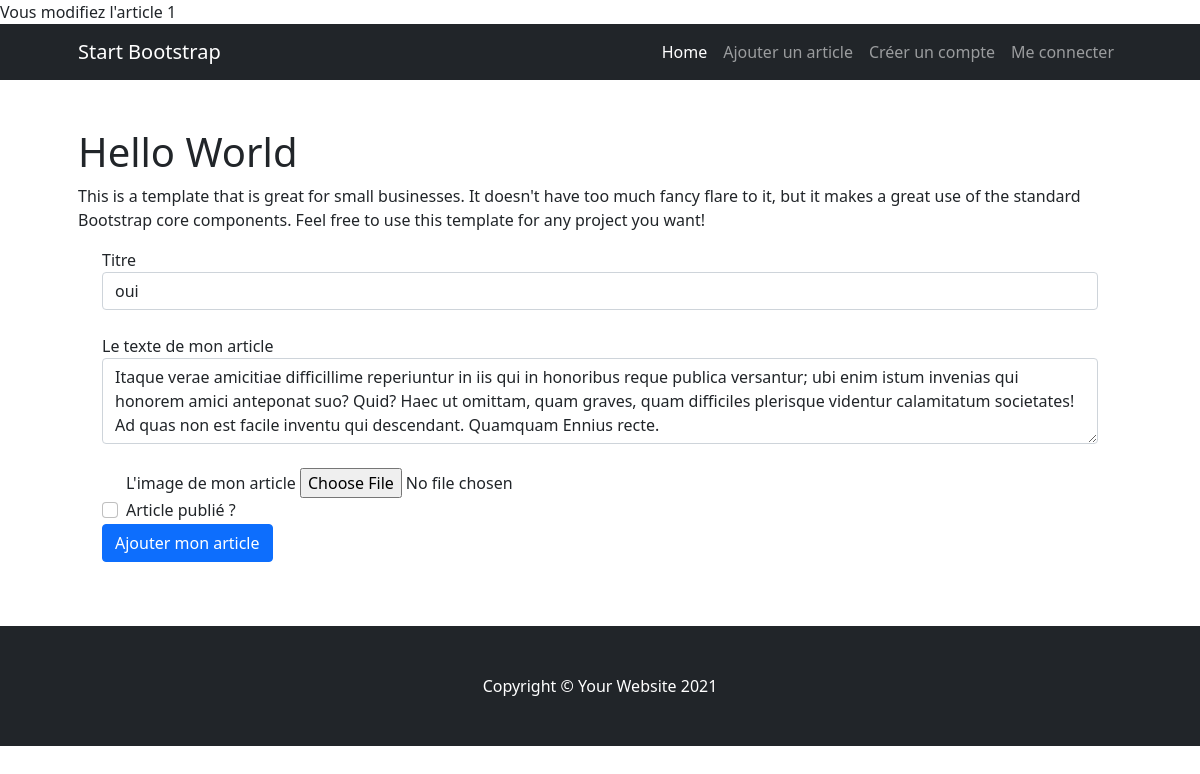
The page /article2.php?id=1 on the database its author committed.
### tables this page shows
CREATE TABLE IF NOT EXISTS `articles` (
  `id` int(11) NOT NULL AUTO_INCREMENT,
  `titre` varchar(255) NOT NULL,
  `texte` text NOT NULL,
  `date` date NOT NULL,
  `publie` tinyint(1) NOT NULL,
  PRIMARY KEY (`id`)
);

### classes/articlesManager.class.php (called while the page is built, shortened)
<?php
class articlesManager{
    private $bdd;
    function setBdd($bdd){
        return $this->bdd = $bdd;
    }
    public function get($id){
        $sql = 'SELECT * FROM articles WHERE id = :id';
        $req = $this->bdd->prepare($sql);
        $req->bindValue(':id', $id, PDO::PARAM_INT);
        $req->execute();
        $donnees = $req->fetch(PDO::FETCH_ASSOC);
        $articles = new articles();
        $articles->hydrate($donnees);
        return $articles;
    }
}

### classes/articles.class.php (called while the page is built, shortened)
<?php
class articles {
    public $titre;
    public $texte;
    public $publie;
    function getTitre(){
        return $this->titre;
    }
    function getTexte(){
        return $this->texte;
    }
    function getPublie(){
        return $this->publie;
    }
    public function hydrate($donnees){
        if (isset($donnees['titre'])){
            $this->titre = $donnees['titre'];
        }else {
            $this->titre = '';
        }
        if (isset($donnees['texte'])){
            $this->texte = $donnees['texte'];
        }else {
            $this->texte = '';
        }
        if (isset($donnees['publie'])){
            $this->publie = $donnees['publie'];
        }else {
            $this->publie = 0;
        }
    }
}

### article2.php (the view, shortened to what this page needs)
    <?php  include 'includes/header.inc.php'; ?>
    <?php  include 'config/init.conf.php'; ?>
    <?php
    if(isset($_GET['id'])){
        $idArticle = ($_GET['id']);
        echo $idArticle;
        $articlesManager = new articlesManager($bdd);
        $a = $articlesManager->get($idArticle);
    }else {
        echo "Vous avez ajouté un article ";
    }
    if (isset($_POST['submit'])) {
        $article = new articles();
        $article->hydrate($_POST);
        $article->setDate(date('Y-m-d'));
        $publie = $article->getPublie() === 'on' ? 1 : 0;
        $article->setPublie($publie);
        $articlesManager = new articlesManager($bdd);
        if (empty($_POST['id'])){
            $articlesManager->add($article);
        }else {
            $articlesManager->update($article);
        }
        if($_FILES['image']['error'] == 0){
            $fileInfos = pathinfo($_FILES['image']['name']);
            move_uploaded_file($_FILES['image']['tmp_name'],
            'img/' . $articlesManager->get_getLastInsertId() . '.' . $fileInfos['extension']);
        }
        if($articlesManager->get_result() == true) {
            $_SESSION['notification']['result'] = 'success';
            $_SESSION['notification']['message'] = 'Votre article a été ajouté.';
        } else {
            $_SESSION['notification']['result'] = 'danger';
            $_SESSION['notification']['message'] = 'Une erreur est survenue';
        }
        header("Location: index.php");
    }else {
    ?>
        <!DOCTYPE html>
        <html lang="en">
        <?php  include 'includes/menu.inc.php'; ?>
        <div class="container px-4 px-lg-5">
        <div class="row gx-4 gx-lg-5 align-items-center my-5">
                <div class="col-12">
                    <h1 class="font-weight-light"><?php echo "Hello World"?></h1>
                    <p>This is a template that is great for small businesses. It doesn't have too much fancy flare to it, but it makes a great use of the standard Bootstrap core components. Feel free to use this template for any project you want!</p>
                </div>
    <div class="container px-2 px-lg-5">
    <form enctype = "multipart/form-data" action="article.php" method="post">
    <div class="form-group">
        <?php if (isset($a)){?>
        <label for="titre">Titre</label>
        <input type="text" class="form-control" id="titre" name="titre" value="<?=$a->getTitre()?>">
      <?php }else {?>
        <label for="titre">Titre</label>
        <input type="text" class="form-control" id="titre" name="titre">
      <?php } ?>
    </div>
    <br>
    <div class="form-group">
        <?php if (isset($a)){?>
        <label for="texte">Le texte de mon article</label>
        <textarea class="form-control" id="texte" name="texte" rows="3"><?=$a->getTexte()?></textarea>
        <?php }else {?>
        <label for="texte">Le texte de mon article</label>
        <textarea class="form-control" id="texte" name="texte" rows="3"></textarea>
        <?php } ?>
    </div>
    <br>
    <div class="form-check">
     <div class="form-group">
        <label for="exampleFormControlFile1">L'image de mon article</label>
        <input type="file" class="form-control-file" id="image" name="image">
    </div>
        <?php if (isset($a)){?>
        <label class="form-check-label" for="publie">Article publié ?</label>
        <input type="checkbox" class="form-check-input" id="publie" name="publie" value="<?=$a->getPublie()?>">
        <?php }else {?>
        <label class="form-check-label" for="publie">Article publié ?</label>
        <input type="checkbox" class="form-check-input" id="publie" name="publie">
        <?php } ?>
    </div>
    <button type="submit" class="btn btn-primary" name="submit">Ajouter mon article</button>
    </form>
        </div>
    </div>
</div>
        <?php  include 'includes/footer.inc.php'; ?>
</html>
<?php } ?>

### includes/header.inc.php (shortened to what this page needs)
<head>
        <link href="css/styles.css" rel="stylesheet" />
    </head>

### includes/menu.inc.php (shortened to what this page needs)
<nav class="navbar navbar-expand-lg navbar-dark bg-dark">
            <div class="container px-5">
                <a class="navbar-brand" href="#!">Start Bootstrap</a>
                <div class="collapse navbar-collapse" id="navbarSupportedContent">
                    <ul class="navbar-nav ms-auto mb-2 mb-lg-0">
                        <li class="nav-item"><a class="nav-link active" aria-current="page" href="index.php">Home</a></li>
                        <li class="nav-item"><a class="nav-link" href="article.php">Ajouter un article</a></li>
                        <li class="nav-item"><a class="nav-link" href="form_connect.php">Créer un compte</a></li>
                        <li class="nav-item"><a class="nav-link" href="connect.php">Me connecter</a></li>
                    </ul>
                </div>
            </div>
        </nav>

### includes/footer.inc.php
<footer class="py-5 bg-dark">
            <div class="container px-4 px-lg-5"><p class="m-0 text-center text-white">Copyright &copy; Your Website 2021</p></div>
        </footer>

### rows shown on the page
articles: titre "oui", texte "Itaque verae amicitiae difficillime reperiuntur in iis qui in honoribus reque publica versantur; ubi enim istum invenias qui honorem amici anteponat suo? Quid? Haec ut omittam, quam graves, quam difficiles plerisque videntur calamitatum societates! Ad quas non est facile inventu qui descendant. Quamquam Ennius recte."

### other values the page prints
$idArticle "1"
